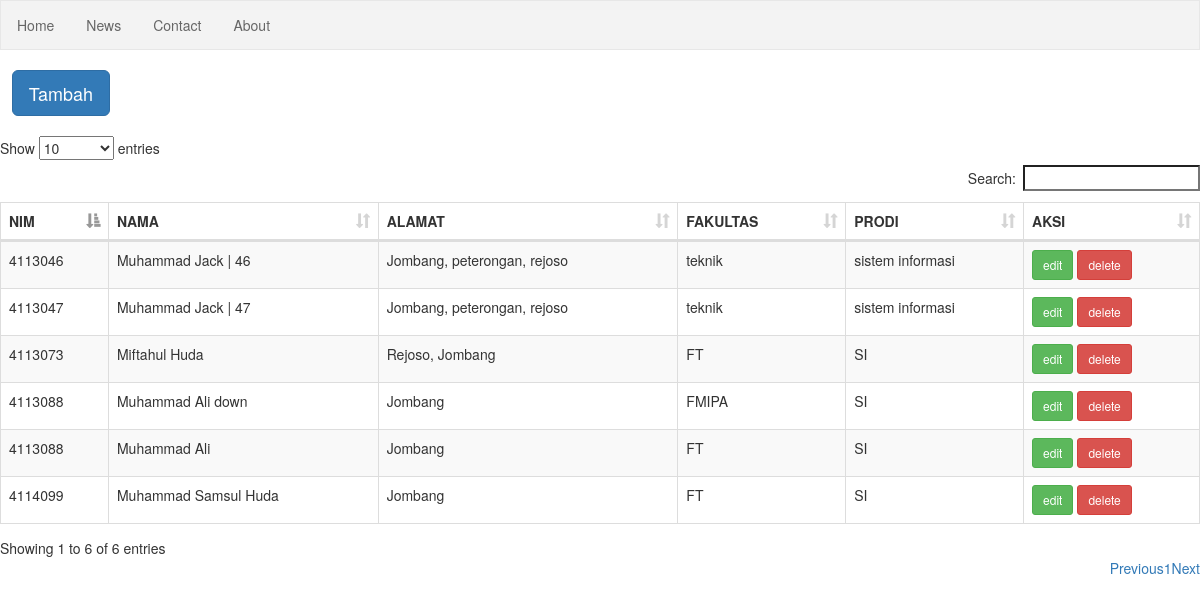
/crud/index.php, run on the app's committed database.
### tables this page shows
CREATE TABLE `mahasiswa` (
  `id_mahasiswa` int(100) NOT NULL,
  `nim` varchar(30) NOT NULL,
  `nama` varchar(100) NOT NULL,
  `alamat` text NOT NULL,
  `fakultas` varchar(100) NOT NULL,
  `prodi` varchar(100) NOT NULL
);

### crud/index.php (the view, shortened to what this page needs)
<?php
$conn = mysqli_connect("localhost","root","","belajar");
?>
<!DOCTYPE html>
<html>
<head>
	<link rel="stylesheet" type="text/css" href="css/bootstrap.css">
	<link rel="stylesheet" type="text/css" href="css/bootstrap.min.css">
	<link rel="stylesheet" type="text/css" href="bootstrap.min.css">
	<link rel="stylesheet" type="text/css" href="style.css">
	<link rel="stylesheet" type="text/css" href="dataTables.bootstrap.min.css">
</head>
<body>
<ul>
  <li><a href="default.asp">Home</a></li>
  <li><a href="news.asp">News</a></li>
  <li><a href="contact.asp">Contact</a></li>
  <li><a href="about.asp">About</a></li>
</ul>
<br>
<div class="wrapper">
   &nbsp &nbsp<button class="btn btn-primary btn-lg" data-toggle="modal" data-target="#tambahData">Tambah</button>
   <br>
   <br>
	<table id="example" class="table table-striped table-bordered" cellspacing="0" width="100%">
		<thead>
			<tr>
				<th>NIM</th>
				<th>NAMA</th>
				<th>ALAMAT</th>
				<th>FAKULTAS</th>
				<th>PRODI</th>
				<th>AKSI</th>
			</tr>
		</thead>
		 <tbody>
		<?php
		  $query = mysqli_query($conn,"SELECT * FROM mahasiswa ORDER BY id_mahasiswa DESC");
		  while ($data=mysqli_fetch_array($query)) {
		?>
		<tr>
			<td><?php echo $data['nim']; ?></td>
			<td><?php echo $data['nama']; ?></td>
			<td><?php echo $data['alamat']; ?></td>
			<td><?php echo $data['fakultas']; ?></td>
			<td><?php echo $data['prodi']; ?></td>
			<td>
				<a href="#" class="btn btn-success btn-sm" data-toggle="modal" data-target="#edit<?php echo $data['id_mahasiswa']; ?>">edit</a>
				<a href="#" class="btn btn-danger btn-sm" data-target=".bs-example-modal-lg<?php echo $data['id_mahasiswa']; ?>" data-toggle="modal">delete</a>
			</td>
		</tr>
		<?php } ?>
		  </tbody>
	</table>
</div>
</body>
</html>

### style.css (style rules this page uses)
ul { list-style-type: none; margin: 0; padding: 0; overflow: hidden; border: 1px solid #e7e7e7; background-color: #f3f3f3; }
li { float: left; }
li a { display: block; color: #666; text-align: center; padding: 14px 16px; text-decoration: none; }

### data on the page
mahasiswa: nim "4113073", nama "Miftahul Huda", alamat "Rejoso, Jombang", fakultas "FT", prodi "SI"
mahasiswa: nim "4113088", nama "Muhammad Ali down", alamat "Jombang", fakultas "FMIPA", prodi "SI"
mahasiswa: nim "4114099", nama "Muhammad Samsul Huda", alamat "Jombang", fakultas "FT", prodi "SI"
mahasiswa: nim "4113088", nama "Muhammad Ali", alamat "Jombang", fakultas "FT", prodi "SI"
mahasiswa: nim "4113047", nama "Muhammad Jack | 47", alamat "Jombang, peterongan, rejoso", fakultas "teknik", prodi "sistem informasi"
mahasiswa: nim "4113046", nama "Muhammad Jack | 46", alamat "Jombang, peterongan, rejoso", fakultas "teknik", prodi "sistem informasi"
